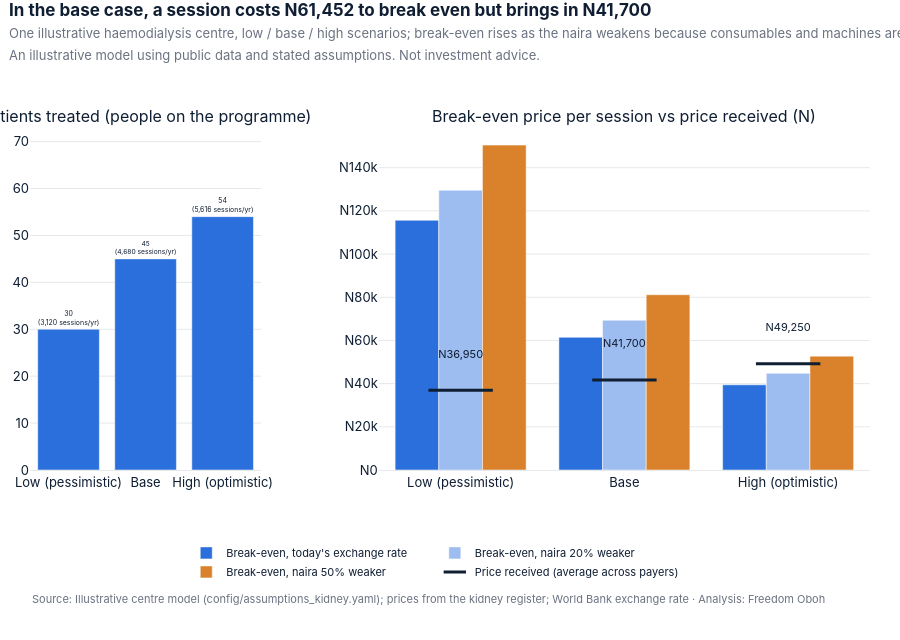

This figure's notebook cell:
### Markdown cell above
## 3. Patients treated and break-even, low / base / high

- **Low** puts every uncertain input at its pessimistic end (fewer slots used, lower prices,
  higher costs). **High** does the opposite.
- Design choices (number of machines, shifts, days open, sessions per patient) stay the same in
  all three, so the scenarios show uncertainty, not a different centre.
- Each scenario is also run with the naira **20%** and **50%** weaker, because consumables and
  machines are imported and priced in dollars, while patients pay in naira.

### Code cell
charts.centre_scenarios(sc).show()

### Figure 1 — Plotly figure (JSON) as saved in the notebook; plotly's stock layout.template omitted (floating-point values rounded to 4 significant figures)
{"data": [{"cliponaxis": false, "hovertemplate": "%{x}: %{y:.0f} patients<extra></extra>", "marker": {"color": "#2A6FDB"}, "showlegend": false, "text": ["30<br>(3,120 sessions/yr)", "45<br>(4,680 sessions/yr)", "54<br>(5,616 sessions/yr)"], "textposition": "outside", "type": "bar", "x": ["Low (pessimistic)", "Base", "High (optimistic)"], "xaxis": "x", "y": [30.0, 45.0, 54.0], "yaxis": "y"}, {"hovertemplate": "%{x}: N%{y:,.0f}<extra>Break-even, today's exchange rate</extra>", "marker": {"color": "#2A6FDB"}, "name": "Break-even, today's exchange rate", "type": "bar", "x": ["Low (pessimistic)", "Base", "High (optimistic)"], "xaxis": "x2", "y": [115600.0, 61450.0, 39450.0], "yaxis": "y2"}, {"hovertemplate": "%{x}: N%{y:,.0f}<extra>Break-even, naira 20% weaker</extra>", "marker": {"color": "#9DBCF0"}, "name": "Break-even, naira 20% weaker", "type": "bar", "x": ["Low (pessimistic)", "Base", "High (optimistic)"], "xaxis": "x2", "y": [129600.0, 69340.0, 44760.0], "yaxis": "y2"}, {"hovertemplate": "%{x}: N%{y:,.0f}<extra>Break-even, naira 50% weaker</extra>", "marker": {"color": "#D9822B"}, "name": "Break-even, naira 50% weaker", "type": "bar", "x": ["Low (pessimistic)", "Base", "High (optimistic)"], "xaxis": "x2", "y": [150500.0, 81180.0, 52730.0], "yaxis": "y2"}, {"cliponaxis": false, "hovertemplate": "%{x}: N%{y:,.0f} received<extra></extra>", "marker": {"color": "#0F1E33", "line": {"width": 3}, "size": 46, "symbol": "line-ew-open"}, "mode": "markers+text", "name": "Price received (average across payers)", "text": ["N36,950", "N41,700", "N49,250"], "textfont": {"color": "#0F1E33", "size": 11}, "textposition": "top center", "type": "scatter", "x": ["Low (pessimistic)", "Base", "High (optimistic)"], "xaxis": "x2", "y": [36950.0, 41700.0, 49250.0], "yaxis": "y2"}], "layout": {"annotations": [{"font": {"size": 16}, "showarrow": false, "text": "Patients treated (people on the programme)", "x": 0.1376, "xanchor": "center", "xref": "paper", "y": 1.0, "yanchor": "bottom", "yref": "paper"}, {"font": {"size": 16}, "showarrow": false, "text": "Break-even price per session vs price received (N)", "x": 0.7076, "xanchor": "center", "xref": "paper", "y": 1.0, "yanchor": "bottom", "yref": "paper"}, {"font": {"color": "#6B7280", "size": 11}, "showarrow": false, "text": "Source: Illustrative centre model (config/assumptions_kidney.yaml); prices from the kidney register; World Bank exchange rate · Analysis: Freedom Oboh", "x": 0, "xanchor": "left", "xref": "paper", "y": 0, "yanchor": "top", "yref": "paper", "yshift": -120}], "barmode": "group", "font": {"color": "#0F1E33", "family": "Inter, Segoe UI, Arial, sans-serif", "size": 13}, "height": 640, "hoverlabel": {"bgcolor": "white", "font": {"color": "#0F1E33"}}, "legend": {"font": {"size": 11}, "orientation": "h", "title": {}, "x": 0.25, "y": -0.2}, "margin": {"b": 170, "l": 20, "r": 30, "t": 128}, "paper_bgcolor": "white", "plot_bgcolor": "white", "showlegend": true, "title": {"font": {"size": 17}, "pad": {"t": 16}, "text": "<b>In the base case, a session costs N61,452 to break even but brings in N41,700</b><br><span style='font-size:13px;color:#6B7280'>One illustrative haemodialysis centre, low / base / high scenarios; break-even rises as the naira weakens because consumables and machines are imported.<br>An illustrative model using public data and stated assumptions. Not investment advice.</span>", "x": 0.01, "xanchor": "left", "y": 1, "yanchor": "top", "yref": "container"}, "xaxis": {"anchor": "y", "automargin": true, "domain": [0.0, 0.2752], "gridcolor": "#E6E8EC", "linecolor": "#E6E8EC", "showgrid": false, "title": {"standoff": 10}, "zeroline": false}, "xaxis2": {"anchor": "y2", "automargin": true, "domain": [0.4152, 1.0], "gridcolor": "#E6E8EC", "linecolor": "#E6E8EC", "showgrid": false, "title": {"standoff": 10}, "zeroline": false}, "yaxis": {"anchor": "x", "automargin": true, "domain": [0.0, 1.0], "gridcolor": "#E6E8EC", "range": [0, 72.9], "rangemode": "tozero", "showgrid": true, "title": {"standoff": 10}, "zeroline": false}, "yaxis2": {"anchor": "x2", "automargin": true, "domain": [0.0, 1.0], "gridcolor": "#E6E8EC", "rangemode": "tozero", "showgrid": true, "tickprefix": "N", "title": {"standoff": 10}, "zeroline": false}}}
